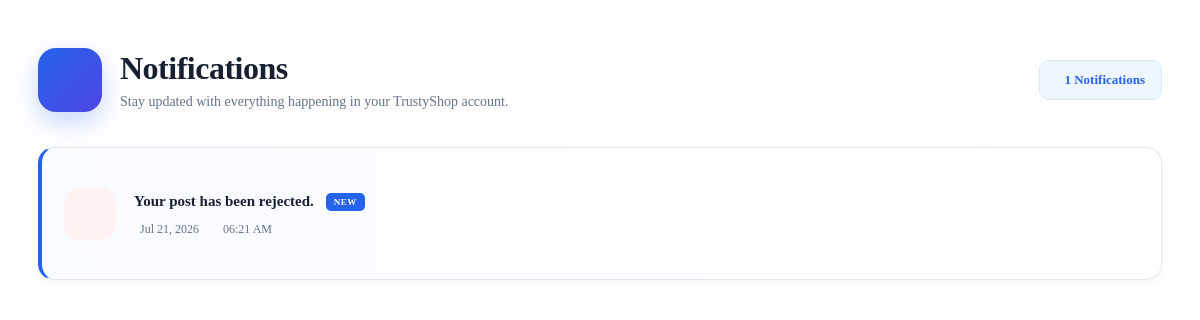
Before: /notifications/ (signed in) with the older database file.
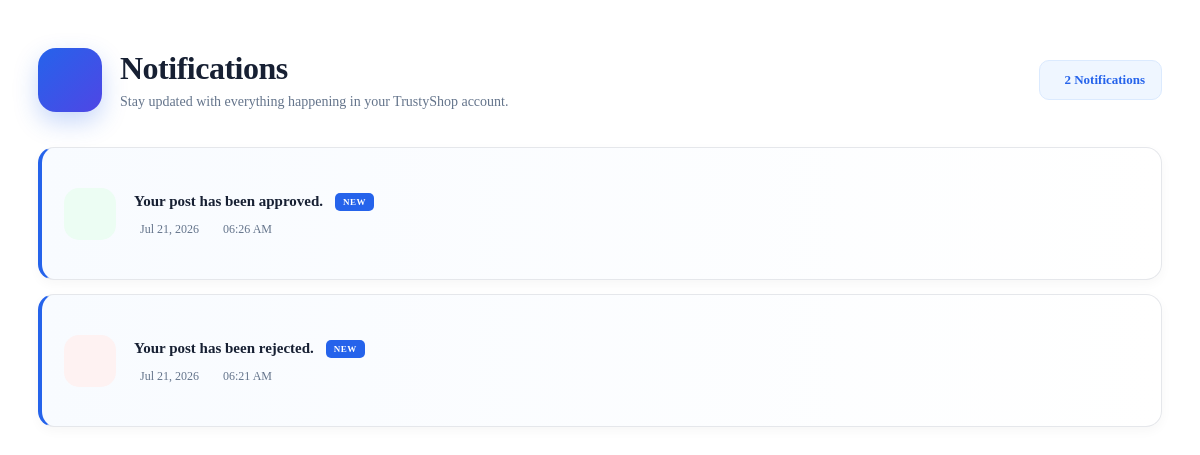
After: the same page with the newer database file.
### notifications/models.py (models this page shows, shortened)
class Notification(models.Model):
    NOTIFICATION_TYPES = [
        ('approved','Approved'),
        ('rejected','Rejected'),
        ('pending','Pending'),
    ]
    user = models.ForeignKey(
        User,
        on_delete=models.CASCADE
    )
    post = models.ForeignKey(
        Post,
        on_delete=models.CASCADE,
        null=True,
        blank=True
    )
    message = models.CharField(
        max_length=255
    )
    notification_type = models.CharField(
        max_length=20,
        choices=NOTIFICATION_TYPES
    )
    is_read = models.BooleanField(
        default=False
    )
    created_at = models.DateTimeField(
        auto_now_add=True
    )

### notifications/views.py (the view)
# urls.py: path("notifications/",include("notifications.urls")),
def notifications(request):
    data = Notification.objects.filter(
        user=request.user
    ).order_by(
        "-created_at"
    )
    return render(
        request,
        "notifications/notification.html",
        {
            "notifications":data
        }
    )

### adminpanel/context_processors.py (called while the page is built)
def admin_notifications(request):
    if request.user.is_authenticated:
        count = Notification.objects.filter(
            user=request.user,
            is_read=False
        ).count()
        notifications = Notification.objects.filter(
            user=request.user,
            is_read=False
        ).order_by("-created_at")
        return {
            "notification_count": count,
            "admin_notifications": notifications
        }
    return {
        "notification_count":0,
        "admin_notifications":[]
    }

### notifications/templates/notifications/notification.html (shortened to what this page needs)
{% extends 'base.html' %}
{% load static %}
{% block content %}
<link rel="stylesheet" href="{% static 'css/notification.css' %}">
<div class="notifications-page">
    <div class="page-header">
        <div class="page-title-area">
            <div class="page-icon">
            </div>
            <div>
                <h1>Notifications</h1>
                <p>
                    Stay updated with everything happening in your TrustyShop account.
                </p>
            </div>
        </div>
        <div class="notification-count">
            {{ notifications|length }} Notifications
        </div>
    </div>
    <div class="notifications-list">
        {% for notification in notifications %}
        <div class="notification-card {% if not notification.is_read %}unread{% endif %}">
            <div class="notification-icon
                {% if notification.notification_type == 'approved' %}
                    approved
                {% elif notification.notification_type == 'rejected' %}
                    rejected
                {% else %}
                    pending
                {% endif %}
            ">
            </div>
            <div class="notification-body">
                <div class="notification-top">
                    <h3>
                        {{ notification.message }}
                    </h3>
                    {% if not notification.is_read %}
                    <span class="new-badge">
                        NEW
                    </span>
                    {% endif %}
                </div>
                <div class="notification-meta">
                    <span>
                        {{ notification.created_at|date:"M d, Y" }}
                    </span>
                    <span>
                        {{ notification.created_at|date:"h:i A" }}
                    </span>
                </div>
            </div>
        </div>
        {% endfor %}
    </div>
</div>
{% endblock %}

Changed rows visible on the page:
added Notification: message "Your post has been approved.", is_read "NEW", created_at "Jul 21, 2026", created_at "06:26 AM", notification_type "approved" (drawn)
Other visible differences:
{{ notifications|length }}: "1" → "2"
